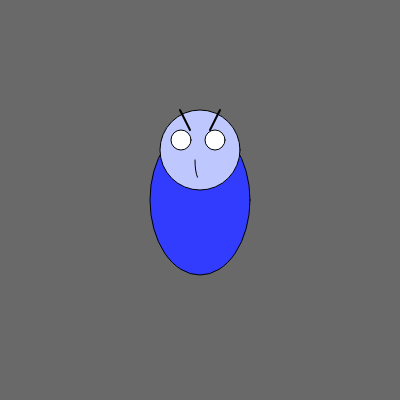
Frame 1 (no input)
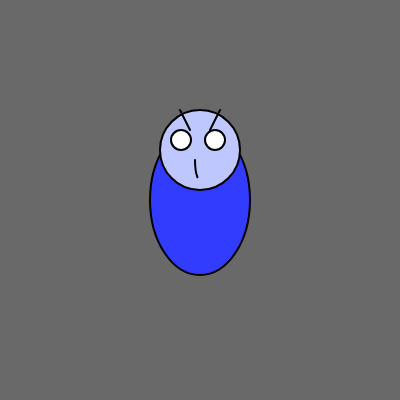
Frame 60 (no input)
Frame 120 (the mouse pressed at the canvas centre since frame 60): identical to frame 60, image omitted

The p5.js sketch that drew these frames (run headless with seeded random() and noise() and a simulated clock; from frame 60 on, the mouse is pressed at the canvas centre):

// p5.js sketch
// ── sketch.js
function setup() {
  createCanvas(400, 400);
}
function setup() {
  createCanvas(400, 400);
}

function setup() {
  createCanvas(400, 400);
}

function draw() {
  background(105);

  // Body
  fill(50, 60, 300);
  ellipse(200, 200, 100, 150);

  // Head
  fill(190, 200, 900);
  ellipse(200, 150, 80, 80);

  // Eyes
  fill(255);
  ellipse(181, 140, 20, 20);
  ellipse(215, 140, 20, 20);

  // Mouth
  noFill();
  stroke(0);
  arc(200, 160, 10, 40, 08, PI);

  // Antennas
  strokeWeight(2);
  line(190, 130, 180, 110);
  line(210, 130, 220, 110);
}
